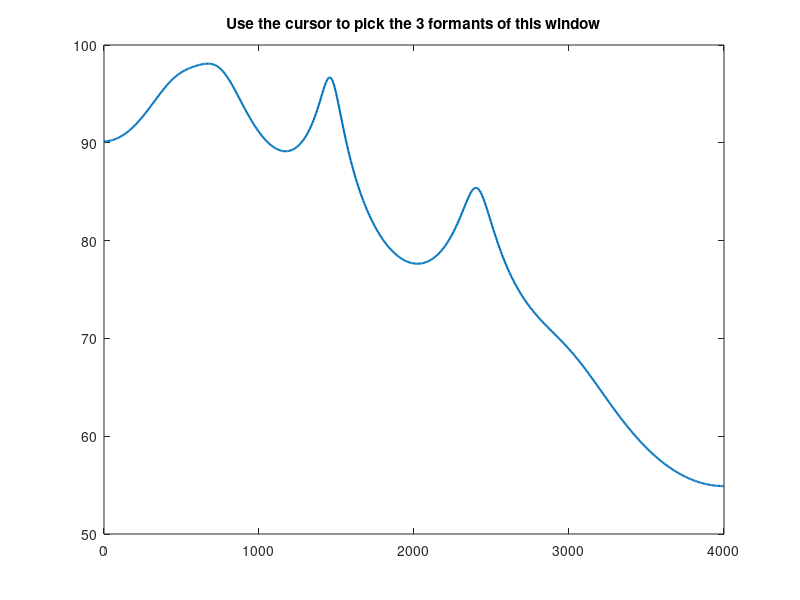

Write MATLAB code to recreate this figure. (Note: this script raises an error after producing the figure.)
%% load stuff
clear all
close all
clc

    % load vectors
load assignment1.mat
load fig1formants.mat

    % set sampling frequency
Fs = 8000 ;     % Hz

%% Perform LP analysis
close all
clc

    %%%% PARAMETERS TO SET %%%%
signal = male_short ;                   % choose the signal to analyse
N = 1000 ;                              % window length
M = 10  ;                               % prediction order

    %%%% OTHER PARAMETERS %%%%
lengthsignal = length(male_short) ;     % length of signal
lastwind =  rem(lengthsignal, N) ;      % length of last window
Nwin = (lengthsignal - lastwind) / N ;  % number of windows
indices = 1:N:lengthsignal ;            % indices of first sample for each frame
vowel = [] ;                            % cell of vowels
j = 1 ;                                 % indice of windows

    % for each window, we want to find the formant
for i = indices
    
        % if we're at the last window, which is smaller, we have to change
        % the length to lastwind
    S = N ;
    if i == indices(end)
        S = lastwind ;
    end
    
        % get windowed portion of signal
    xf = signal(i:i+S-1).*window(@hanning, S) ;
    
        % get autocorrelation
    c = xcorr(xf, xf, M) ;
        
        % get coefficients ai for LP analysis
    [a, e]= levinson(c(M+1:2*M+1)); % a is a vector always starting with a 1.
    a = a(:); % Make a a column vector

    h = freqz(1, a, S, 'whole');
    
        % plot result
    figure
    plot(linspace(0, Fs/2, length(1:S/2+1)), 10*log10(e*abs(h(1:S/2+1)).^2), 'LineWidth',1.5) ;
    title('Use the cursor to pick the 3 formants of this window')
     
        % for each plot, the user is asked to find formants and answer with
        % vowel
    fprintf('Window %d / %d\n', j, Nwin + 1) ;
    [x, ~]  = ginput(3) ;
    
        % select which vowel is the closest
    mindist = Inf ;
    for k=1:length(fig1formants)
   
            % get formant from structure
        formant = [fig1formants(k).F1; fig1formants(k).F2; fig1formants(k).F3] ;

            % get closesness to that vowel
        a = sum((x-formant).^2) ;

        if a < mindist
            mindist = a ;
            indformant = k ;
        end    
    end

        % get vowel corresponding to the closest formant
    vowel = [vowel; fig1formants(indformant).vowels] ;
    
        % close window and increment j
    close all
    j = j + 1;    
end


%% time plot signal with vowels
close all
clc

Ymin = -10000 ;
Ymax = 15000 ;
Ytext = 14000 ;

figure
plot(1:lengthsignal, signal)
title(['Time plot of signal and vowel analysis with window length of ', int2str(N)])
xlabel('Time (sample)')
axis([1 lengthsignal Ymin Ymax])

    % draw vertical lines that bound the windowed samples
for i = indices
    line([i, i], [Ymin, Ymax], 'LineWidth', 1, 'LineStyle', ':', 'Color', 'black') ;   
end

    % add vowels
X = indices + N/2 ;
X(end) = (indices(end) + lengthsignal)/2 ;
text(X, Ytext*ones(Nwin+1, 1), vowel) ;

